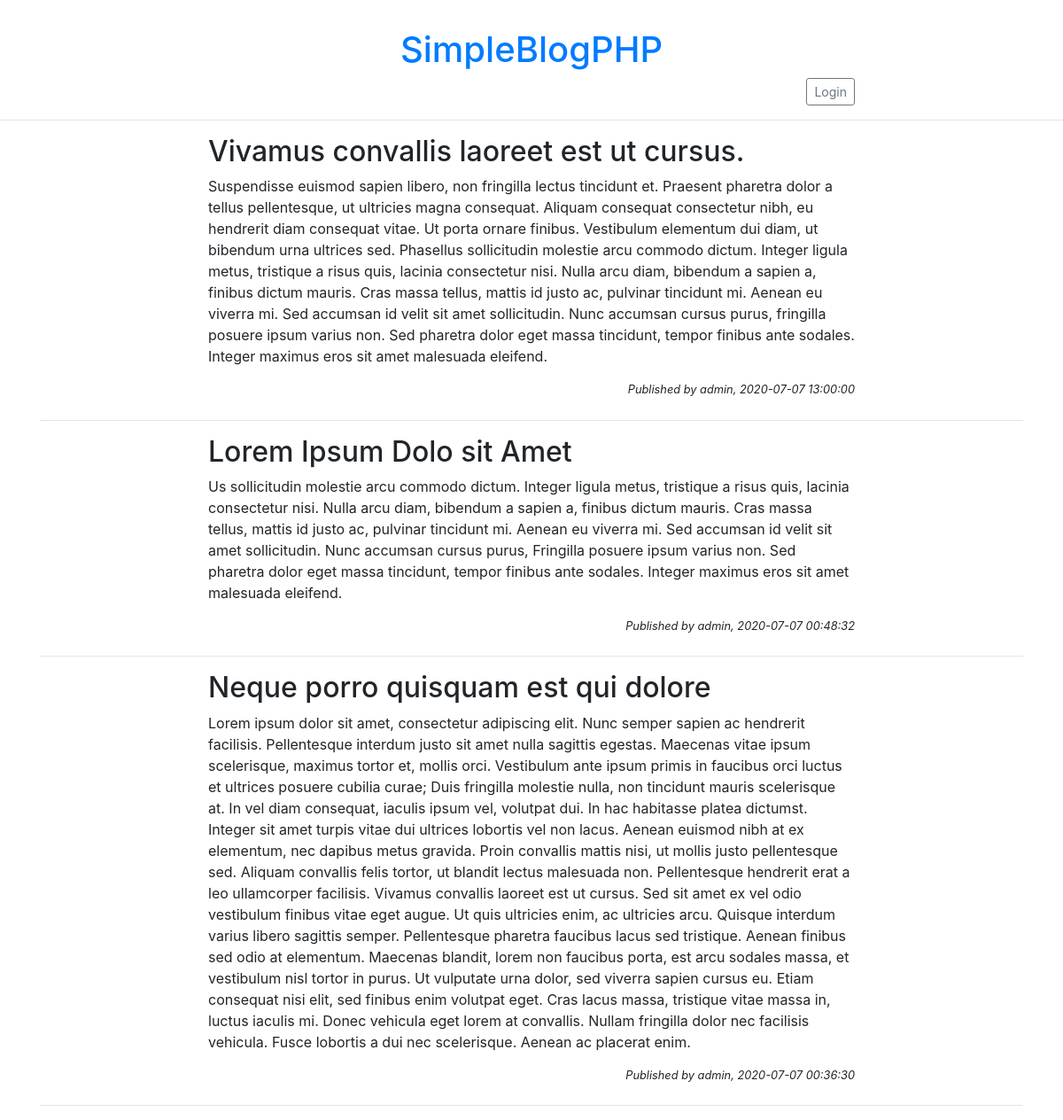
The page / on the database its author committed.
### tables this page shows
CREATE TABLE `posts` (
  `id` int(10) UNSIGNED NOT NULL,
  `idAuthor` varchar(255) NOT NULL,
  `state` varchar(255) NOT NULL,
  `title` varchar(255) NOT NULL,
  `content` text NOT NULL,
  `ts` datetime NOT NULL DEFAULT CURRENT_TIMESTAMP
);

### index.php (the view, shortened to what this page needs)
<!DOCTYPE html>
<html lang="en">
<head>
  <link rel="stylesheet" href="https://stackpath.bootstrapcdn.com/bootstrap/4.1.0/css/bootstrap.min.css">
</head>
<body>
  <div class="container">
    <div class="row my-2">
      <div class="col-md-12 mx-auto">
        <h1 class="mt-4 text-center"><a href="index.php">SimpleBlogPHP</a></h1>
      </div>
      <div class="col-md-8 mx-auto">
        <small class="text-right d-block">
          <a class="btn btn-outline-secondary btn-sm" href="login.php">Login</a>
        </small>
      </div>
    </div>
  </div>
  <hr>
  <div class="container">
    <?php
    require_once("php/_dbConfig.php");
    $sql = 'SELECT id, idAuthor, title, content, ts FROM posts where state = "Published"  ORDER BY ts DESC';
    $result = mysqli_query($con, $sql);
    while ($row = mysqli_fetch_array($result)) {
      $str = urldecode($row['content']);
      echo "<div class='row'><div class='col-md-8 mx-auto'>";
      echo "<h2>{$row['title']}</h2>";
      echo "<p>{$str}</p>";
      echo "<small class='d-block text-right font-italic pb-2'> Published by {$row['idAuthor']}, {$row['ts']}</small>";
      echo "</div><div class='col-md-12'><hr></div></div>";
    }
    ?>
  </div>
</body>
</html>

### rows shown on the page
posts: title "Vivamus convallis laoreet est ut cursus.", content "Suspendisse euismod sapien libero, non fringilla lectus tincidunt et. Praesent pharetra dolor a tellus pellentesque, ut ultricies magna consequat. Aliquam consequat consectetur nibh, eu hendrerit diam consequat vitae. Ut porta ornare finibus. Vestibulum elementum dui diam, ut bibendum urna ultrices sed. Phasellus sollicitudin molestie arcu commodo dictum. Integer ligula metus, tristique a risus quis, lacinia consectetur nisi. Nulla arcu diam, bibendum a sapien a, finibus dictum mauris. Cras massa tellus, mattis id justo ac, pulvinar tincidunt mi. Aenean eu viverra mi. Sed accumsan id velit sit amet sollicitudin. Nunc accumsan cursus purus, fringilla posuere ipsum varius non. Sed pharetra…", idAuthor "admin", ts "2020-07-07 13:00:00"
posts: title "Lorem Ipsum Dolo sit Amet", content "Us sollicitudin molestie arcu commodo dictum. Integer ligula metus, tristique a risus quis, lacinia consectetur nisi. Nulla arcu diam, bibendum a sapien a, finibus dictum mauris. Cras massa tellus, mattis id justo ac, pulvinar tincidunt mi. Aenean eu viverra mi. Sed accumsan id velit sit amet sollicitudin. Nunc accumsan cursus purus, Fringilla posuere ipsum varius non. Sed pharetra dolor eget massa tincidunt, tempor finibus ante sodales. Integer maximus eros sit amet malesuada eleifend.", idAuthor "admin", ts "2020-07-07 00:48:32"
posts: title "Neque porro quisquam est qui dolore", content "Lorem ipsum dolor sit amet, consectetur adipiscing elit. Nunc semper sapien ac hendrerit facilisis. Pellentesque interdum justo sit amet nulla sagittis egestas. Maecenas vitae ipsum scelerisque, maximus tortor et, mollis orci. Vestibulum ante ipsum primis in faucibus orci luctus et ultrices posuere cubilia curae; Duis fringilla molestie nulla, non tincidunt mauris scelerisque at. In vel diam consequat, iaculis ipsum vel, volutpat dui. In hac habitasse platea dictumst. Integer sit amet turpis vitae dui ultrices lobortis vel non lacus. Aenean euismod nibh at ex elementum, nec dapibus metus gravida. Proin convallis mattis nisi, ut mollis justo pellentesque sed. Aliquam convallis felis tortor,…", idAuthor "admin", ts "2020-07-07 00:36:30"
